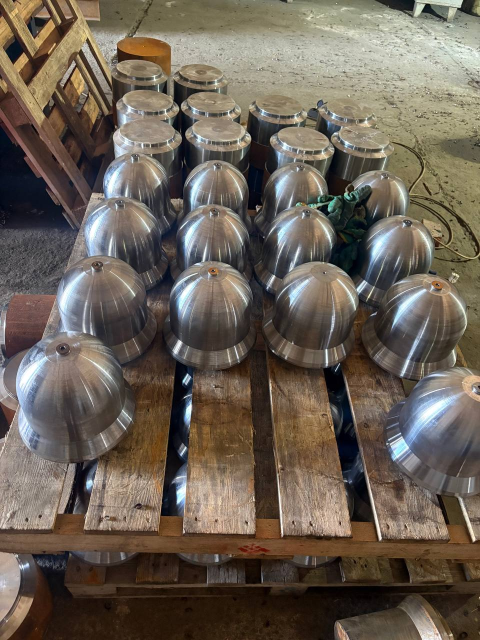
#> input picture фотки/photo_2026-09-15_13-32-54.jpg, 960 x 1280 px (shown at 1/2 size); its folder holds only this picture in this run
$ python process_photos.py
#> lines starting #> are read from the running program, lines starting #| are printed output that depends on the picture
#> in main, img is the input picture: PIL image 960x1280 RGB; mean R, G, B 106.7, 96.5, 85.1
"""Обработка фотографий из папки «фотки» для сайта.

Что делает:
  * поворачивает по EXIF, уменьшает до 1280 px по длинной стороне;
  * для всех фото: мягкий баланс белого, авто-уровни, умеренный контраст;
  * для кадров, где главное — цех (WORKSHOP): сильнее поднимает тени,
    убирает дымку и лишний цветовой оттенок, добавляет локальную
    резкость. Содержимое кадра не меняется — только цвет и тон.

Запуск:  python3 scripts/process_photos.py
Нужны:   pip install pillow numpy
"""
from pathlib import Path

import numpy as np
from PIL import Image, ImageFilter, ImageOps

SRC = Path("фотки")

# Исходное имя файла -> понятное имя для сайта.
NAMES = {
    "photo_2026-09-15_13-32-54": "kolpaki-nerzhaveyushchie-1",
    "photo_2026-09-15_13-33-07": "ferma-na-sborke",
    "photo_2026-09-15_13-33-19": "ceh-obshchiy-vid",
    "photo_2026-09-15_13-33-56": "flancy-i-kolca-komplekt-1",
    "photo_2026-09-15_13-34-17": "obechayki-perforirovannye-paket",
    "photo_2026-09-15_13-51-00": "rychagi-iz-lista-2",
    "photo_2026-09-15_13-51-53": "valy-s-rezboy",
    "photo_2026-09-15_13-52-07": "ugolki-gnutye-2",
    "photo_2026-09-15_13-52-20": "kozhuh-valcovannyy-2",
    "photo_2026-09-15_13-52-34(2)": "plity-s-otverstiyami-1",
    "photo_2026-09-15_13-52-41": "katki-na-valah-3",
    "photo_2026-09-15_13-52-53": "reduktor-s-shesternyami-1",
    "photo_2026-09-15_13-52-54": "reduktor-s-shesternyami-2",
}
DST = Path("public/photos")
MAX_SIDE = 1280

# Кадры, где основное содержание — интерьер цеха.
WORKSHOP = {
    "photo_2026-09-15_13-33-19.jpg",  # общий вид цеха
    "photo_2026-09-15_13-33-07.jpg",  # ферма на сборке
    "photo_2026-09-15_13-52-31.jpg",  # труба на подвесе, цех
    "photo_2026-09-15_13-52-50.jpg",  # каркасы на хранении
    "photo_2026-09-15_13-53-23.jpg",  # циклоны в цехе
    "photo_2026-09-15_13-53-26.jpg",  # агрегат на раме в цехе
}


def smoothstep(x):
    return x * x * (3 - 2 * x)


def grade(img: Image.Image, workshop: bool) -> Image.Image:
#> called with workshop = False
    a = np.asarray(img.convert("RGB"), dtype=np.float32) / 255.0

    # Баланс белого: серый мир, ограниченный по силе.
    means = a.reshape(-1, 3).mean(0)
#> means = [0.419, 0.379, 0.334]
    gain = means.mean() / means
#> gain = [0.901, 0.996, 1.13]
    strength = 0.5 if workshop else 0.45
    gain = 1 + (np.clip(gain, 0.8, 1.25) - 1) * strength
#> gain = [0.955, 0.998, 1.06]
    a = np.clip(a * gain, 0, 1)

    # Авто-уровни по перцентилям.
    lo, hi = np.percentile(a, (0.5 if workshop else 0.3, 99.6))
#> lo = 0; hi = 0.998
    a = np.clip((a - lo) / max(hi - lo, 1e-3), 0, 1)

    lum = (a * [0.299, 0.587, 0.114]).sum(-1, keepdims=True)
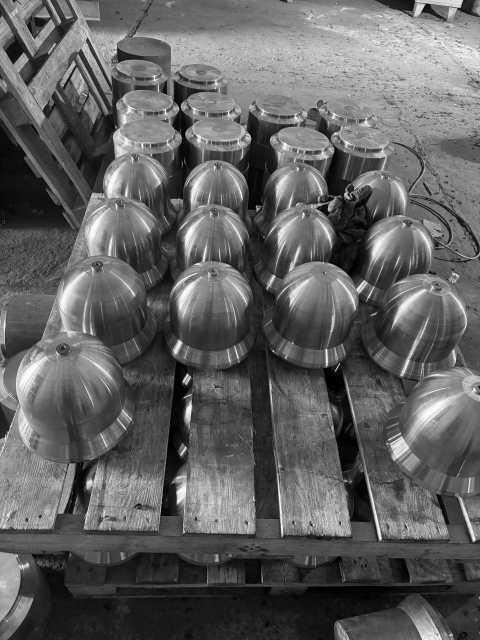
#> lum: shape (1280, 960, 1) float64 (shown at 1/2 size); min 0, max 0.987, mean 0.382

    if workshop:
        # Дымка: подтягиваем нижнюю границу тёмного канала.
        dark = a.min(-1, keepdims=True)
        a = np.clip((a - 0.35 * dark) / (1 - 0.35 * dark), 0, 1)
        # Тени: приподнимаем, чтобы цех читался чище и светлее.
        a = a ** 0.68
        a = 0.03 + 0.97 * a
        lum = (a * [0.299, 0.587, 0.114]).sum(-1, keepdims=True)

    # Контраст: мягкая S-кривая по яркости.
    s = smoothstep(np.clip(lum, 0, 1))
#> in smoothstep, `return x * x * (3 - 2 * x)`:
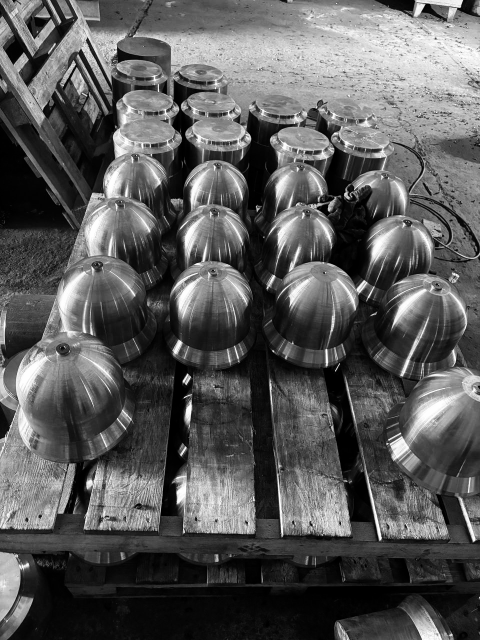
#> returned value: shape (1280, 960, 1) float64 (shown at 1/2 size); min 0, max 1, mean 0.352
    k = 0.12 if workshop else 0.30
    target = lum + (s - lum) * k
    a = np.clip(a * (target / np.maximum(lum, 1e-3)), 0, 1)

    # Насыщенность: у цеха чуть ниже (спокойнее), у изделий чуть выше.
    lum = (a * [0.299, 0.587, 0.114]).sum(-1, keepdims=True)
    sat = 0.88 if workshop else 1.08
    a = np.clip(lum + (a - lum) * sat, 0, 1)

    out = Image.fromarray((a * 255 + 0.5).astype(np.uint8))
    radius, percent = (2.2, 70) if workshop else (1.6, 45)
    return out.filter(ImageFilter.UnsharpMask(radius=radius, percent=percent, threshold=3))
#> returned value: PIL image 960x1280 RGB


def main() -> None:
    DST.mkdir(parents=True, exist_ok=True)
    for f in sorted(SRC.glob("*.jpg")):
        img = ImageOps.exif_transpose(Image.open(f))
        img.thumbnail((MAX_SIDE, MAX_SIDE), Image.LANCZOS)
        out = grade(img, f.name in WORKSHOP)
        name = NAMES[f.stem.replace(" ", "")]
        out.save(DST / f"{name}.webp", "WEBP", quality=72, method=6)
        print(f.name, "->", f"{name}.webp", out.size, "цех" if f.name in WORKSHOP else "")
#| photo_2026-09-15_13-32-54.jpg -> kolpaki-nerzhaveyushchie-1.webp (960, 1280)


if __name__ == "__main__":
    main()

$ run again, on фотки/photo_2026-09-15_13-33-56.jpg
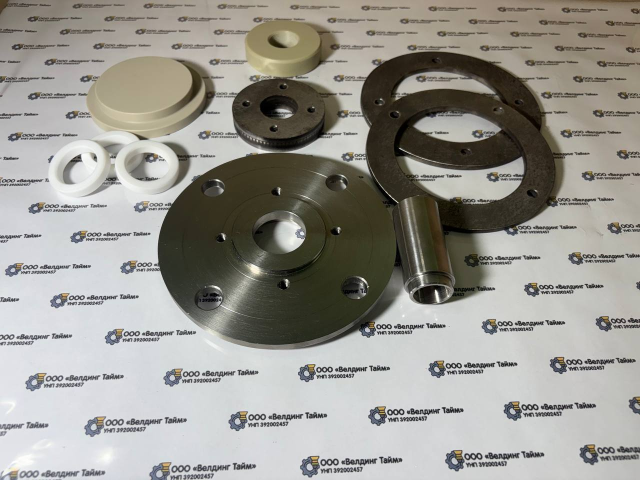
#> input picture фотки/photo_2026-09-15_13-33-56.jpg, 1280 x 960 px (shown at 1/2 size)
#> in main, img is the input picture: PIL image 1280x960 RGB; mean R, G, B 154, 152.1, 145.5
#> means = [0.602, 0.596, 0.571]
#> in grade, `gain = means.mean() / means`: gain = [0.979, 0.99, 1.03]
#> in grade, `gain = 1 + (np.clip(gain, 0.8, 1.25) - 1) * strength`: gain = [0.991, 0.995, 1.01]
#> lo = 0.0119; hi = 0.939
#> in smoothstep, `return x * x * (3 - 2 * x)`:
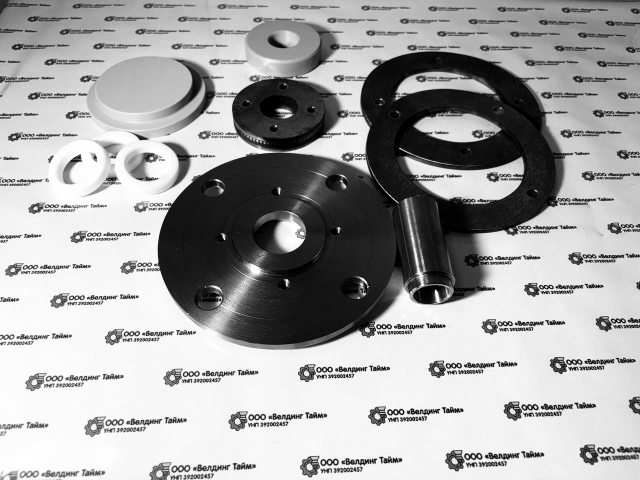
#> returned value: shape (960, 1280, 1) float64 (shown at 1/2 size); min 0, max 1, mean 0.654
#> in grade, `a = np.clip(a * (target / np.maximum(lum, 1e-3)), 0, 1)`:
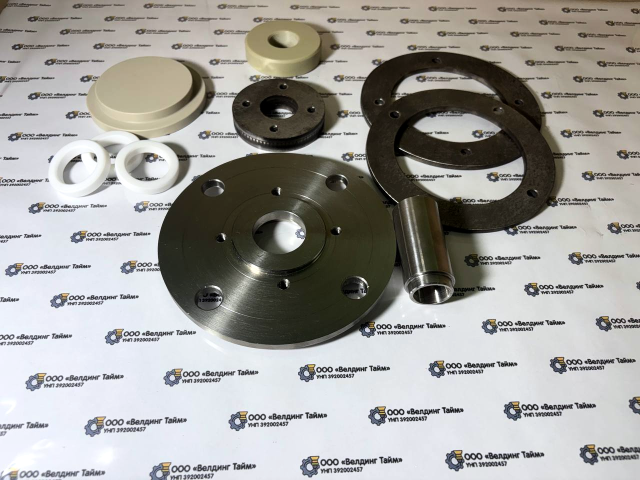
#> a: shape (960, 1280, 3) float64 (shown at 1/2 size); mean R, G, B 0.64, 0.636, 0.621
#| photo_2026-09-15_13-33-56.jpg -> flancy-i-kolca-komplekt-1.webp (1280, 960)
